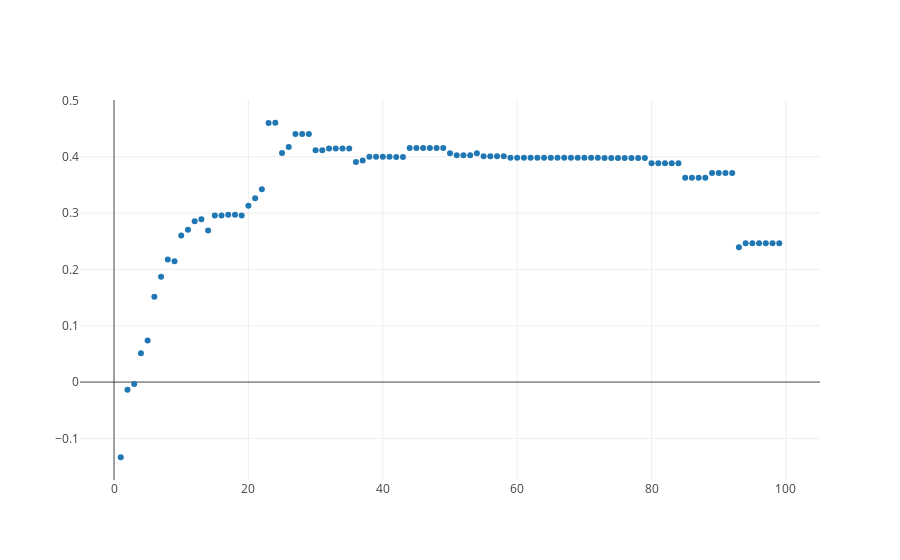

Write notebook code for a chart like this one.
### Markdown cell above
Ok, let's plot all of the scores to see how `min_samples_leaf` reduces overfitting in our decision tree.

### Code cell
from graph import trace_values, plot
trace = trace_values(num_sample_scores[:, 0], num_sample_scores[:, 1])
plot([trace])
